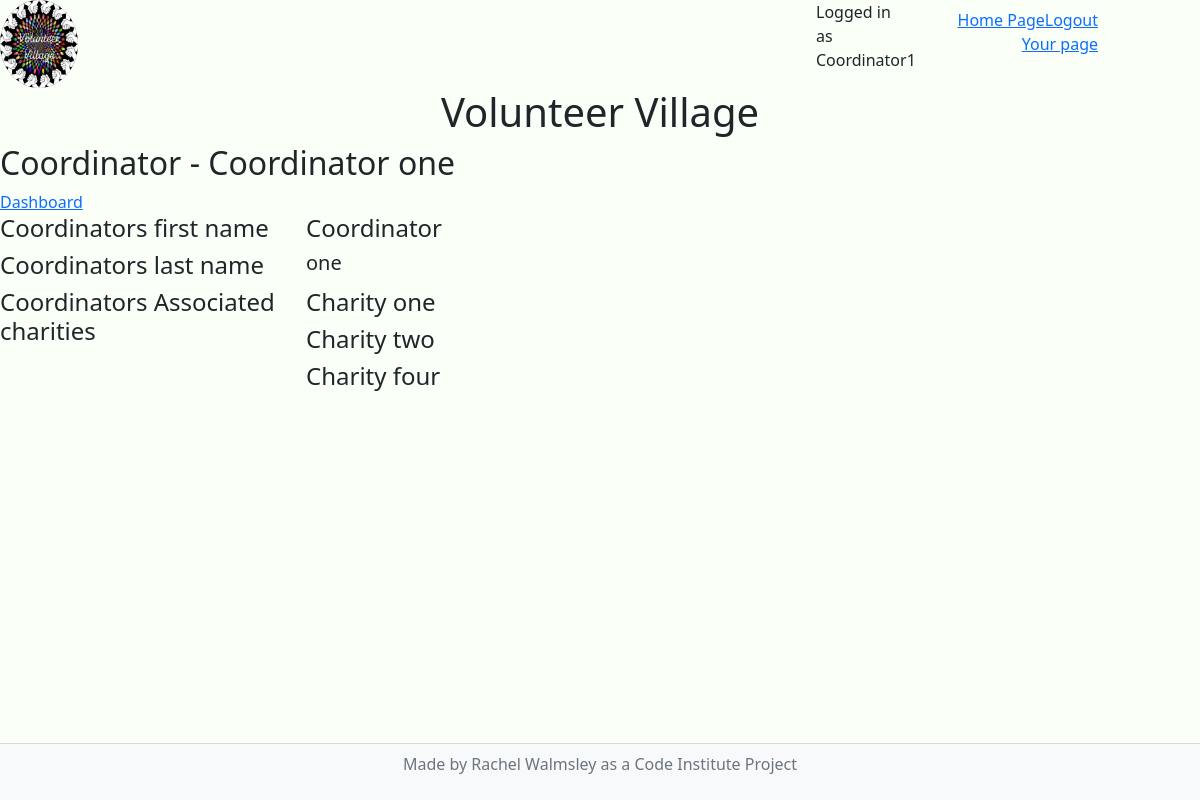
Before: /coordinator/see_profile/3 (signed in) with the older database file.
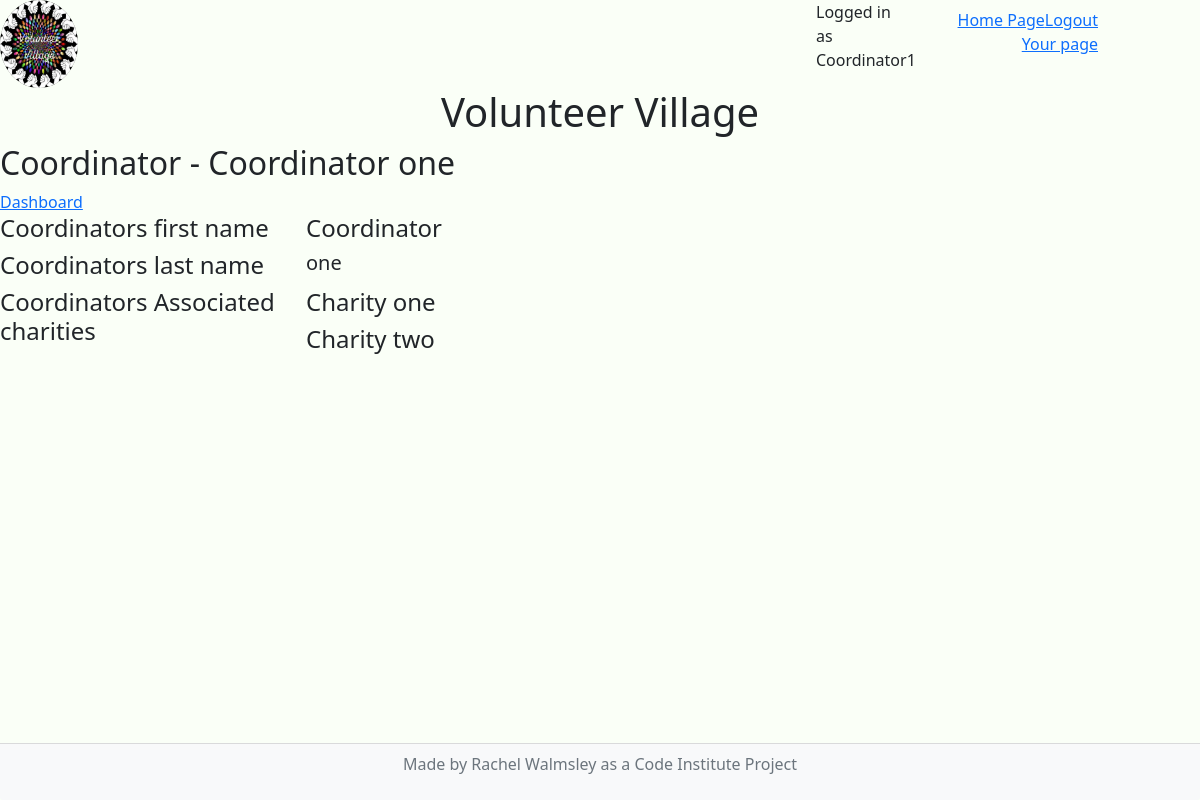
After: the same page with the newer database file.
### coordinator/models.py (models this page shows)
class CoordinatorProfile(models.Model):
    user_name = models.OneToOneField(User, on_delete=models.CASCADE)
    fname = models.CharField(
        max_length=50,
        null=False,
        blank=False,
        verbose_name='First Name',
        help_text='format: required, max_length=50',
    )
    lname = models.CharField(
        max_length=50,
        null=False,
        blank=False,
        verbose_name='Last Name',
        help_text='format: required, max_length=50',
    )
    activated = models.BooleanField(
        default=False,
    )
    def __str__(self):
        return str(self.fname + " " + self.lname)

### charity/models.py (models this page shows)
class CharityProfile(models.Model):
    charity_name = models.CharField(
    max_length=50,
    null=False,
    blank=False,
    verbose_name='Charity Name',
    help_text='format: required, max_length=50',
    )
    charity_description = models.TextField(
        null=False,
        blank=False,
        verbose_name='Charity Description',
    )
    charities_coordinators = models.ManyToManyField(
        CoordinatorProfile,
        verbose_name=("coordinators associated with charity"),
        related_name="CharityProfiles")
    def __str__(self):
        return self.charity_name

### coordinator/views.py (the view)
# urls.py: path("coordinator/see_profile/<id>", views.read_coordinator, name="readco"),
def read_coordinator(request, id):
    try:
        role = role_authenticate(request)
        co_profile = id
        profile = get_object_or_404(CoordinatorProfile, id=co_profile)
        coords = CharityProfile.objects.filter(charities_coordinators__id=co_profile)
        context = {
            'profile': profile,
            'coords':coords,
            'role': role,
        }
        return render(request, 'coordinator/see_profile.html', context)
    except AttributeError:
        error_message = "This coordinator is not currently associated with any charities, please return when charities have had them added."
        context = {
            'error_message':error_message
        }
        return render(request, 'coordinator/see_profile.html', context)

### coordinator/views.py (called while the page is built)
def role_authenticate(request):
    pk_logged_in = request.user.pk
    role_object = get_object_or_404(Role, user_name_id=pk_logged_in)
    role = role_object.role
    activates_coordinator = CoordinatorProfile.objects.filter(user_name_id=request.user.pk).values()
    for activate_coordinator in activates_coordinator:
        active = activate_coordinator['activated']
    if active:
        return role
    else:
        return 0

### templates/coordinator/see_profile.html
{% extends "base.html" %}
{% block content %}
{% if user.is_authenticated and role == 2 %}
<h2> Coordinator - {{ profile }}</h2>
<a href="{% url 'dashboard' %}">Dashboard</a>
<div class=row>
    <div class="col-3">
        <h4> Coordinators first name </h4>
    </div>
    <div class="col-3">
        <h4> {{ profile.fname }} </h4>
    </div>
</div>
<div class=row>
    <div class="col-3">
        <h4> Coordinators last name </h4>
    </div>
    <div class="col-3">
        <h5> {{ profile.lname }} </h5>
    </div>
</div>
<div class=row>
    <div class="col-3">
        <h4> Coordinators Associated charities </h4>
    </div>
    <div class="col-3">
    {% for coord in coords %}
        <h4> {{ coord }}</h4>
    {%endfor %}
    </div>
    {% else %}
    <h3 class="text-center">
        You are either not logged in or do not have access to this part of the site. Please log in or if this problem persists contact a supervisor.
    </h3>
    {% endif %}
{%endblock%}

### templates/base.html (shortened to what this page needs)
{% load static %}
<!DOCTYPE html>
<html lang="en">
<head>
    <link href="https://cdn.jsdelivr.net/npm/bootstrap@5.0.1/dist/css/bootstrap.min.css" rel="stylesheet"
>
    <link rel="stylesheet" href="{% static 'css/base.css' %}">
</head>
<body>
<div class="row">
    <img class="rounded-circle img-responsive col-4 col-sm-3 col-md-2 col-lg-1" id="logo" src="{% static 'images/logo.jpg' %}" alt="logo for volunteer village of hands">
    <div class="col-8 col-sm-7">
    </div>
    <div class="col-4 col-sm-2 col-md-1">
    {% if user.is_authenticated %}
        <p>Logged in as {{ user }}</p>
    {% else %}
        <p>Not logged in</p>
    {% endif %}
    </div>
    <div class="col-8 col-md-2">
    <nav class="navbar navbar-nav navbar-fixed-top navbar-right">
        <ul class="nav justify-content-end">
            <li>
                <a href="{% url 'index' %}">Home Page</a>
            </li>
            {% if user.is_authenticated %}
                <li>
                    <a href="{% url 'account_logout' %}">Logout</a>
                </li>
                <li>
                    <a href="{% url 'login_success' %}">Your page</a>
                </li>
            {% endif %}
        </ul>
    </nav>
    </div>
</div>
    <div class="row">
    <h1 class="text-center">
        Volunteer Village
    </h1>
    </div>
    <main>
        {% block content %}{% endblock content %}
    </main>
    <footer class="fixed-bottom">
        <div class="card-footer bg-light style="--bs-bg-opacity: 1;"">
        <p class="text-center text-muted">Made by Rachel Walmsley as a Code Institute Project</p>
        </div>
    </footer>
</body>
</html>

### static/css/base.css (style rules this page uses)
body { background-color: rgb(250, 255, 247); margin-bottom: 5em; }

Changed rows visible on the page:
removed CharityProfile: charity_name "Charity four"
